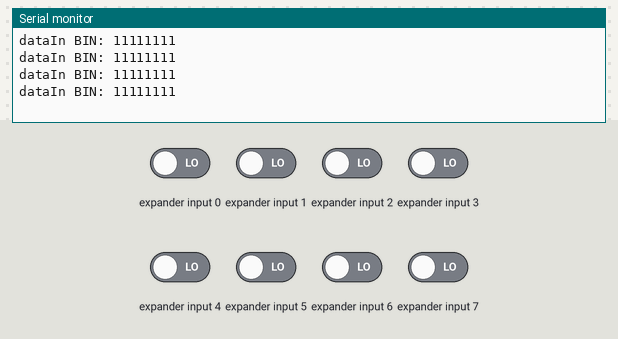
The sketch below on a simulated Arduino Uno, built with avr-gcc and run on an emulated ATmega328P. On the bench: the last lines printed to the serial monitor. Wiring (inferred from the names in the program): input shift register (74HC165): load pin 7; clock pin 2; serial out pin 5. The inputs (shaded band) are chosen by the test bench; at power-on: expander input 0–7 LOW.

Above: at 3.8 s.
3.9 s: expander input 0 driven HIGH
At 4.8 s:
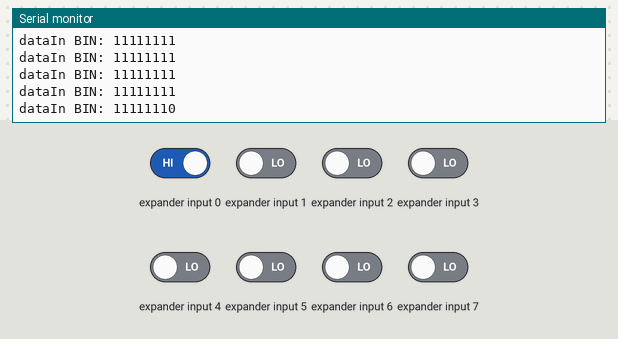
5.4 s: expander input 1 driven HIGH
At 6.7 s:
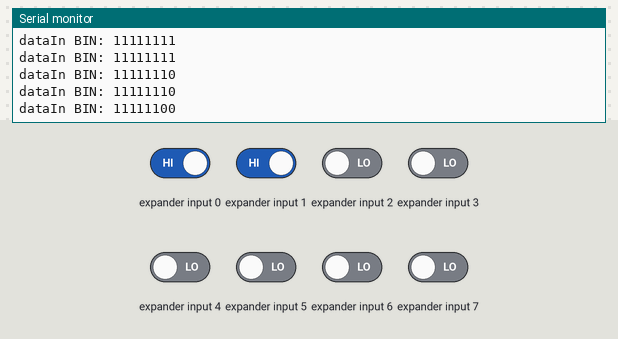
6.9 s: expander input 2 driven HIGH
At 7.8 s:
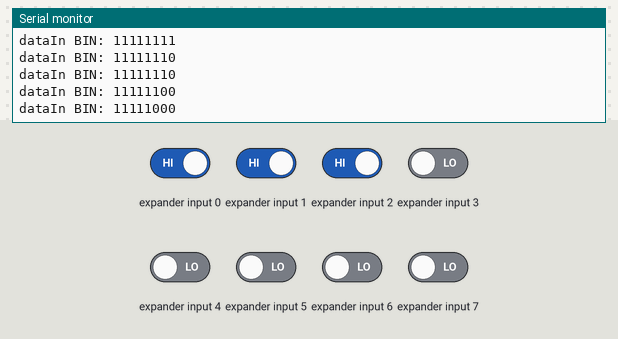
8.4 s: expander input 3 driven HIGH
At 9.4 s:
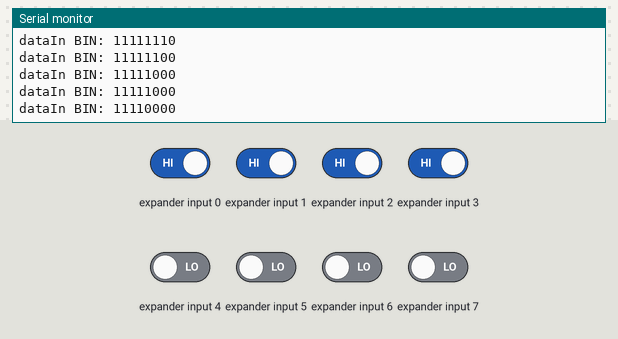
9.9 s: expander input 4 driven HIGH
At 10.8 s:
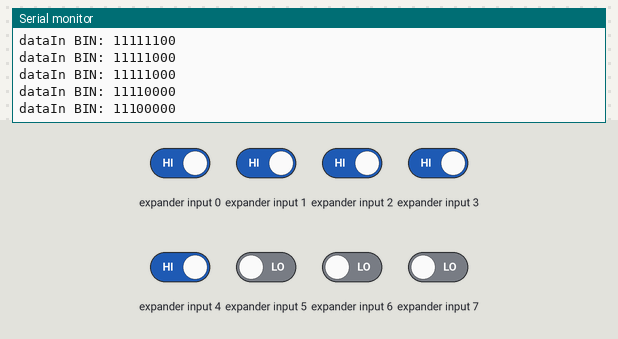
11.4 s: expander input 5 driven HIGH
At 12.8 s:
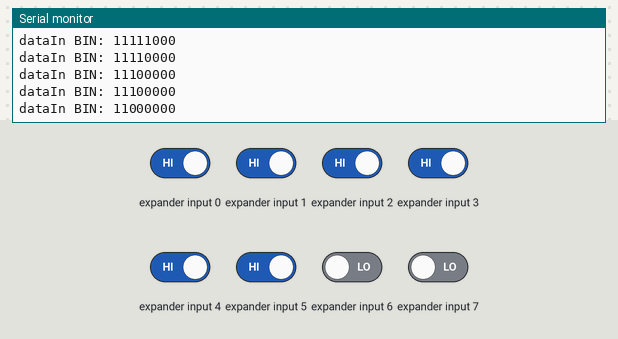
Timing chart, 0 to 13.9 s (numbered marks = the images above; inputs shaded):
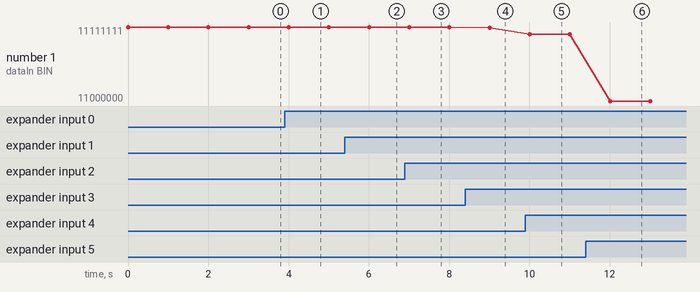

Measured:
- after the input at 3.9 s, the serial monitor: prints a new line after 0.10 s (image 1)
- after the input at 5.4 s, the serial monitor: prints a new line after 0.60 s (image 2)
- after the input at 6.9 s, the serial monitor: prints a new line after 0.10 s (image 3)
- after the input at 8.4 s, the serial monitor: prints a new line after 0.61 s (image 4)
- after the input at 9.9 s, the serial monitor: prints a new line after 0.11 s (image 5)
- after the input at 11.4 s, the serial monitor: prints a new line after 0.61 s (image 6)
- plotted number 1: 11111111 → 11111110 after the input at 3.9 s, 11111110 → 11111100 after the input at 5.4 s, 11111100 → 11111000 after the input at 6.9 s, 11111000 → 11110000 after the input at 8.4 s, 11110000 → 11100000 after the input at 9.9 s

The sketch:

74166.ino
```cpp
/*
              74HC166                              Arduino
        -----------------------                 ---------
        Vcc(pin 16)、MR(pin 9)                    +5V
        GND(pin 8)、CE(pin 7)                    GROUND
              CP(pin 11)                           D2
              Q7(pin 7)                            D5
              PE(pin 15)                           D7

                                             -------------
                                            |   Arduino   |
                                            | 12          |
                                            | 11          |
           ------------------               | 10          |
          |     74HC166      |              |  9          |
          | DS          Vcc  |------ +5V    |  8          |
          | D0           PE  |--------------|  7          |
          | D1           D7  |              |  6          |
          | D2           Q7  |--------------|  5          |
          | D3           D6  |              |  4          |
 GROUND---| CE           D5  |              |  3          |
      2---| CP           D4  |              |  2          |
 GROUND---| GND          MR  |------ +5V    |  1          |
           ------------------                -------------
*/
//Q7 pin 13
int dataPin = 5;
//PE pin 15
int latchPin = 7;
//CP pin 7
int clockPin = 2;

int j;
int value1,value2;
byte statusChange = 0; // for pull down configuration
//byte statusChange = 1; // for pull up configuration

void setup() {
  pinMode(dataPin, INPUT);
  pinMode(latchPin, OUTPUT);
  pinMode(clockPin, OUTPUT);
  Serial.begin(9600);
}

void loop() {
  byte dataIn = 0;
  digitalWrite(latchPin, LOW);
  digitalWrite(clockPin, LOW);
  digitalWrite(clockPin, HIGH);
  digitalWrite(latchPin, HIGH);
  /*
  for(j = 8; j > 0; j--) {
    value = digitalRead(dataPin);
    if (value) {
      int a = (1 << j-1);
      dataIn = dataIn | a;
      Serial.print("a:");
      Serial.println(a);
      }
      digitalWrite(clockPin, LOW);
      digitalWrite(clockPin, HIGH);
    }
    Serial.print("dataIn:");
    Serial.println(dataIn);
    if (statusChange != dataIn)
    {
      statusChange = dataIn;
      Serial.print("dataIn DEC: ");
      Serial.print(dataIn, DEC);
      Serial.println();
      Serial.print("dataIn BIN: ");
      Serial.print(dataIn, BIN);
      Serial.println();
    }
    */
    //value1 = digitalRead(dataPin);
    byte incoming = shiftIn(dataPin, clockPin, MSBFIRST);
    Serial.print("dataIn BIN: ");
    Serial.print((byte)~incoming, BIN);
    Serial.println();
  delay(1000);
}
```
